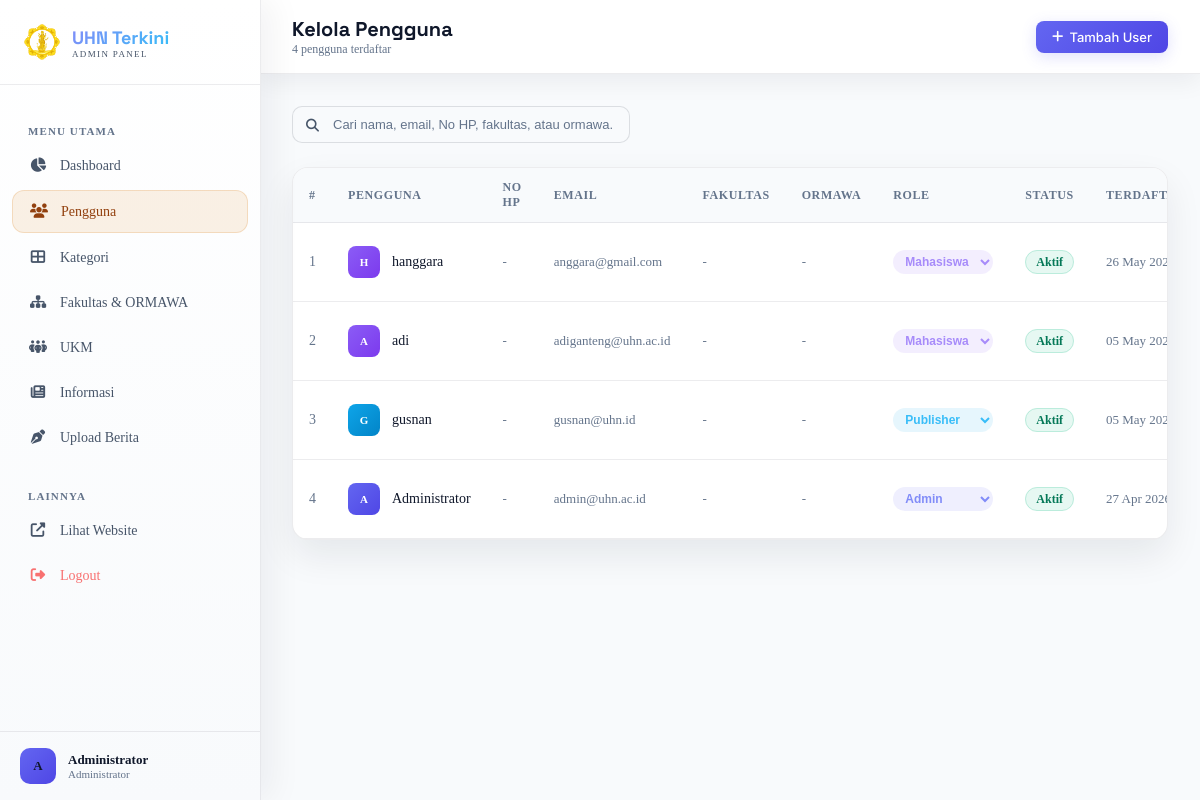
The page /admin/users.php (signed in) on the database its author committed.
### tables this page shows
CREATE TABLE `users` (
  `id` int NOT NULL,
  `nama` varchar(100) NOT NULL,
  `email` varchar(100) NOT NULL,
  `password` varchar(255) NOT NULL,
  `role` enum('admin','publisher','mahasiswa') DEFAULT 'mahasiswa',
  `no_hp` varchar(20) DEFAULT NULL,
  `fakultas` varchar(50) DEFAULT NULL,
  `ormawa` varchar(100) DEFAULT NULL,
  `ukm_id` int DEFAULT NULL,
  `periode` varchar(50) DEFAULT NULL,
  `foto_profil` varchar(255) DEFAULT NULL,
  `is_active` tinyint(1) DEFAULT '1',
  `created_at` timestamp NULL DEFAULT CURRENT_TIMESTAMP,
  `updated_at` timestamp NULL DEFAULT CURRENT_TIMESTAMP ON UPDATE CURRENT_TIMESTAMP
);

### admin/users.php (the view, shortened to what this page needs)
<?php
include __DIR__ . '/includes/header.php';
$search = trim($_GET['search'] ?? '');
$page = max(1, (int)($_GET['page'] ?? 1));
$limit = 10;
$offset = ($page - 1) * $limit;
$where = '';
$params = [];
$types = '';
$countSql = "SELECT COUNT(*) as total FROM users $where";
if (!empty($params)) {
    $stmt = $conn->prepare($countSql);
    $stmt->bind_param($types, ...$params);
    $stmt->execute();
    $totalRows = $stmt->get_result()->fetch_assoc()['total'];
    $stmt->close();
} else {
    $totalRows = $conn->query($countSql)->fetch_assoc()['total'];
}
$sql = "SELECT * FROM users $where ORDER BY created_at DESC LIMIT $limit OFFSET $offset";
if (!empty($params)) {
    $stmt = $conn->prepare($sql);
    $stmt->bind_param($types, ...$params);
    $stmt->execute();
    $users = $stmt->get_result();
    $stmt->close();
} else {
    $users = $conn->query($sql);
}
?>
<?php include __DIR__ . '/includes/sidebar.php'; ?>
<div class="admin-main">
    <div class="admin-topbar">
        <div style="display:flex; align-items:center; gap:1rem;">
            <div>
                <h1 style="font-size:1.25rem; font-weight:700; color: #e2e8f0; margin:0; font-family:'Space Grotesk',sans-serif;">Kelola Pengguna</h1>
                <p style="font-size:0.75rem; color:#64748b; margin:0;"><?= $totalRows ?> pengguna terdaftar</p>
            </div>
        </div>
        <button onclick="document.getElementById('addUserModal').classList.add('show')" class="btn-action btn-primary-sm" style="padding:0.5rem 1rem; font-size:0.8125rem;">
            <i class="fas fa-plus"></i> Tambah User
        </button>
    </div>
    <div class="admin-content">
        <div style="margin-bottom:1.5rem; position:relative; display:inline-block;">
            <i class="fas fa-search" style="position:absolute; left:0.875rem; top:50%; transform:translateY(-50%); color:#475569; font-size:0.8125rem;"></i>
            <form method="GET">
                <input type="text" name="search" class="admin-search" placeholder="Cari nama, email, No HP, fakultas, atau ormawa..." value="<?= htmlspecialchars($search) ?>">
            </form>
        </div>
        <div class="admin-card">
            <div class="admin-card-body">
                <table class="admin-table">
                    <thead>
                        <tr>
                            <th>#</th>
                            <th>Pengguna</th>
                            <th>No HP</th>
                            <th>Email</th>
                            <th>Fakultas</th>
                            <th>ORMAWA</th>
                            <th>Role</th>
                            <th>Status</th>
                            <th>Terdaftar</th>
                        </tr>
                    </thead>
                    <tbody>
                        <?php $no = $offset; while ($user = $users->fetch_assoc()): $no++; ?>
                        <tr>
                            <td style="color:#64748b;"><?= $no ?></td>
                            <td>
                                <div style="display:flex; align-items:center; gap:0.75rem;">
                                    <div style="width:2rem; height:2rem; border-radius:0.5rem; background:linear-gradient(135deg,<?= $user['role']==='admin'?'#6366f1,#4f46e5':($user['role']==='publisher'?'#0ea5e9,#0284c7':'#8b5cf6,#7c3aed') ?>); display:flex; align-items:center; justify-content:center; font-weight:700; font-size:0.6875rem; color: #e2e8f0; flex-shrink:0;">
                                        <?= strtoupper(substr($user['nama'], 0, 1)) ?>
                                    </div>
                                    <div>
                                        <div style="font-weight:500; color:#e2e8f0;"><?= htmlspecialchars($user['nama']) ?></div>
                                    </div>
                                </div>
                            </td>
                            <td style="color:#94a3b8; font-size:0.8125rem;">
                                <?= !empty($user['no_hp']) ? htmlspecialchars($user['no_hp']) : '-' ?>
                            </td>
                            <td style="color:#94a3b8; font-size:0.8125rem;"><?= htmlspecialchars($user['email']) ?></td>
                            <td style="color:#94a3b8; font-size:0.8125rem;">
                                <?= !empty($user['fakultas']) ? htmlspecialchars($user['fakultas']) : '-' ?>
                            </td>
                            <td style="color:#94a3b8; font-size:0.8125rem;">
                                <?= !empty($user['ormawa']) ? htmlspecialchars($user['ormawa']) : '-' ?>
                            </td>
                            <td>
                                <form method="POST" style="display:inline;">
                                    <select name="role" onchange="this.form.submit()" style="background:transparent; border:none; outline:none; cursor:pointer; font-size:0.75rem; font-weight:600; padding:0.25rem 0.5rem; border-radius:9999px;
                                        <?php if($user['role']==='admin'): ?>color:#818cf8; background:rgba(99,102,241,0.1);
                                        <?php elseif($user['role']==='publisher'): ?>color:#38bdf8; background:rgba(14,165,233,0.1);
                                        <?php else: ?>color:#a78bfa; background:rgba(139,92,246,0.1);<?php endif; ?>">
                                        <option value="admin" <?= $user['role']==='admin'?'selected':'' ?>>Admin</option>
                                        <option value="publisher" <?= $user['role']==='publisher'?'selected':'' ?>>Publisher</option>
                                        <option value="mahasiswa" <?= $user['role']==='mahasiswa'?'selected':'' ?>>Mahasiswa</option>
                                    </select>
                                </form>
                            </td>
                            <td>
                                <span class="badge-<?= $user['is_active'] ? 'approved' : 'rejected' ?>">
                                    <?= $user['is_active'] ? 'Aktif' : 'Nonaktif' ?>
                                </span>
                            </td>
                            <td style="color:#64748b; font-size:0.8125rem;"><?= date('d M Y', strtotime($user['created_at'])) ?></td>
                        </tr>
                        <?php endwhile; ?>
                    </tbody>
                </table>
            </div>
        </div>
    </div>
</div>
</body>
</html>

### assets/css/style.css (style rules this page uses)
:root { --primary: #6366f1; --primary-light: #818cf8; --accent: #0ea5e9; --dark-900: #0f172a; --dark-950: #020617; --glow-primary: 0 0 30px rgba(99,102,241,0.3); --glow-accent: 0 0 30px rgba(14,165,233,0.3); --app-bg: #f8fafc; --app-text: #0f172a; }
@media (prefers-color-scheme: light) { :root { --app-bg: #f8fafc; --app-text: #0f172a; } }
html.theme-light { --app-bg: #f8fafc; --app-text: #0f172a; }
html.theme-light body { background-color: var(--app-bg) !important; color: var(--app-text) !important; }
html { scroll-behavior: smooth; }

### rows shown on the page
users: nama "H", nama "hanggara", email "anggara@gmail.com", role "Mahasiswa", is_active "Aktif", created_at "26 May…"
users: nama "A", nama "adi", email "adiganteng@uhn.ac.id", role "Mahasiswa", is_active "Aktif", created_at "05 May…"
users: nama "G", nama "gusnan", email "gusnan@uhn.id", role "Publisher", is_active "Aktif", created_at "05 May…"
users: nama "A", nama "Administrator", email "admin@uhn.ac.id", role "Admin", is_active "Aktif", created_at "27 Apr…"

### other values the page prints
substr($_SESSION['user_nama'] ?? 'A', 0, 1) "A"
$_SESSION['user_nama'] "Administrator"
$totalRows "4"
